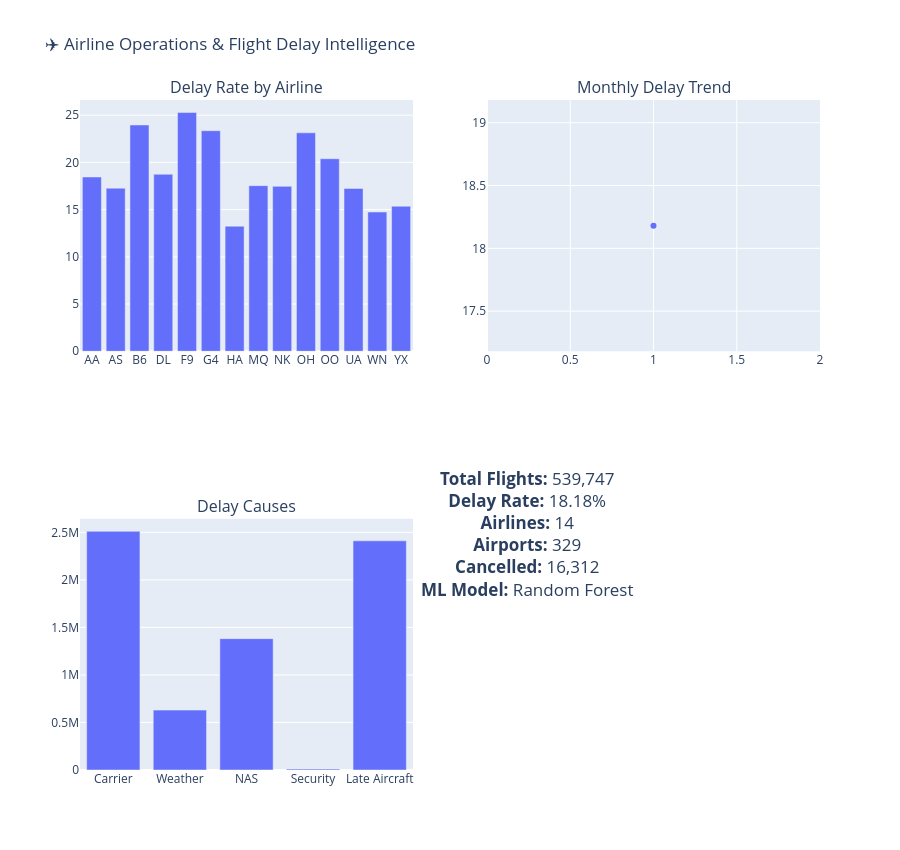

The notebook cell saved with this chart:
### Code cell
import pandas as pd
import joblib
import plotly.express as px
from plotly.subplots import make_subplots

# Load data and ML model
df = pd.read_csv("airline_cleaned.csv")
model = joblib.load("airline_delay_model.pkl")

# KPIs
total = len(df)
delay = df["ARR_DEL15"].mean() * 100
cancelled = int(df["CANCELLED"].sum())
airlines = df["OP_UNIQUE_CARRIER"].nunique()
airports = len(set(df["ORIGIN"]) | set(df["DEST"]))

# Airline delay
airline_delay = (
    df.groupby("OP_UNIQUE_CARRIER")["ARR_DEL15"]
    .mean().mul(100).reset_index()
)

# Monthly delay
monthly = (
    df.groupby("MONTH")["ARR_DEL15"]
    .mean().mul(100).reset_index()
)

# Delay causes
causes = pd.DataFrame({
    "Cause": ["Carrier", "Weather", "NAS", "Security", "Late Aircraft"],
    "Minutes": [
        df["CARRIER_DELAY"].sum(),
        df["WEATHER_DELAY"].sum(),
        df["NAS_DELAY"].sum(),
        df["SECURITY_DELAY"].sum(),
        df["LATE_AIRCRAFT_DELAY"].sum()
    ]
})

# Charts
fig1 = px.bar(
    airline_delay,
    x="OP_UNIQUE_CARRIER",
    y="ARR_DEL15",
    title="Delay Rate by Airline"
)

fig2 = px.line(
    monthly,
    x="MONTH",
    y="ARR_DEL15",
    markers=True,
    title="Monthly Delay Trend"
)

fig3 = px.bar(
    causes,
    x="Cause",
    y="Minutes",
    title="Delay Causes"
)

# Dashboard
fig = make_subplots(
    rows=2,
    cols=2,
    subplot_titles=[
        "Delay Rate by Airline",
        "Monthly Delay Trend",
        "Delay Causes"
    ]
)

for trace in fig1.data:
    fig.add_trace(trace, row=1, col=1)

for trace in fig2.data:
    fig.add_trace(trace, row=1, col=2)

for trace in fig3.data:
    fig.add_trace(trace, row=2, col=1)

# KPI text
fig.add_annotation(
    text=(
        f"<b>Total Flights:</b> {total:,}<br>"
        f"<b>Delay Rate:</b> {delay:.2f}%<br>"
        f"<b>Airlines:</b> {airlines}<br>"
        f"<b>Airports:</b> {airports}<br>"
        f"<b>Cancelled:</b> {cancelled:,}<br>"
        f"<b>ML Model:</b> Random Forest"
    ),
    x=0.75,
    y=0.25,
    xref="paper",
    yref="paper",
    showarrow=False,
    font=dict(size=17)
)

fig.update_layout(
    title="✈️ Airline Operations & Flight Delay Intelligence",
    height=850,
    showlegend=False
)

fig.write_html("airline_dashboard.html")
fig.show()

### Figure 1 — Plotly figure (JSON) as saved in the notebook; plotly's stock layout.template omitted (floating-point values rounded to 4 significant figures)
{"data": [{"hovertemplate": "OP_UNIQUE_CARRIER=%{x}<br>ARR_DEL15=%{y}<extra></extra>", "legendgroup": "", "marker": {"color": "#636efa", "pattern": {"shape": ""}}, "name": "", "orientation": "v", "showlegend": false, "textposition": "auto", "type": "bar", "x": ["AA", "AS", "B6", "DL", "F9", "G4", "HA", "MQ", "NK", "OH", "OO", "UA", "WN", "YX"], "xaxis": "x", "y": [18.46, 17.27, 23.96, 18.74, 25.28, 23.36, 13.24, 17.54, 17.46, 23.13, 20.39, 17.25, 14.75, 15.36], "yaxis": "y"}, {"hovertemplate": "MONTH=%{x}<br>ARR_DEL15=%{y}<extra></extra>", "legendgroup": "", "line": {"color": "#636efa", "dash": "solid"}, "marker": {"symbol": "circle"}, "mode": "lines+markers", "name": "", "orientation": "v", "showlegend": false, "type": "scatter", "x": [1], "xaxis": "x2", "y": [18.18], "yaxis": "y2"}, {"hovertemplate": "Cause=%{x}<br>Minutes=%{y}<extra></extra>", "legendgroup": "", "marker": {"color": "#636efa", "pattern": {"shape": ""}}, "name": "", "orientation": "v", "showlegend": false, "textposition": "auto", "type": "bar", "x": ["Carrier", "Weather", "NAS", "Security", "Late Aircraft"], "xaxis": "x3", "y": [2511000.0, 630000.0, 1382000.0, 10550.0, 2411000.0], "yaxis": "y3"}], "layout": {"annotations": [{"font": {"size": 16}, "showarrow": false, "text": "Delay Rate by Airline", "x": 0.225, "xanchor": "center", "xref": "paper", "y": 1, "yanchor": "bottom", "yref": "paper"}, {"font": {"size": 16}, "showarrow": false, "text": "Monthly Delay Trend", "x": 0.775, "xanchor": "center", "xref": "paper", "y": 1, "yanchor": "bottom", "yref": "paper"}, {"font": {"size": 16}, "showarrow": false, "text": "Delay Causes", "x": 0.225, "xanchor": "center", "xref": "paper", "y": 0.375, "yanchor": "bottom", "yref": "paper"}, {"font": {"size": 17}, "showarrow": false, "text": "<b>Total Flights:</b> 539,747<br><b>Delay Rate:</b> 18.18%<br><b>Airlines:</b> 14<br><b>Airports:</b> 329<br><b>Cancelled:</b> 16,312<br><b>ML Model:</b> Random Forest", "x": 0.75, "xref": "paper", "y": 0.25, "yref": "paper"}], "height": 850, "showlegend": false, "title": {"text": "✈️ Airline Operations & Flight Delay Intelligence"}, "xaxis": {"anchor": "y", "domain": [0, 0.45]}, "xaxis2": {"anchor": "y2", "domain": [0.55, 1]}, "xaxis3": {"anchor": "y3", "domain": [0, 0.45]}, "xaxis4": {"anchor": "y4", "domain": [0.55, 1]}, "yaxis": {"anchor": "x", "domain": [0.625, 1]}, "yaxis2": {"anchor": "x2", "domain": [0.625, 1]}, "yaxis3": {"anchor": "x3", "domain": [0, 0.375]}, "yaxis4": {"anchor": "x4", "domain": [0, 0.375]}}}
